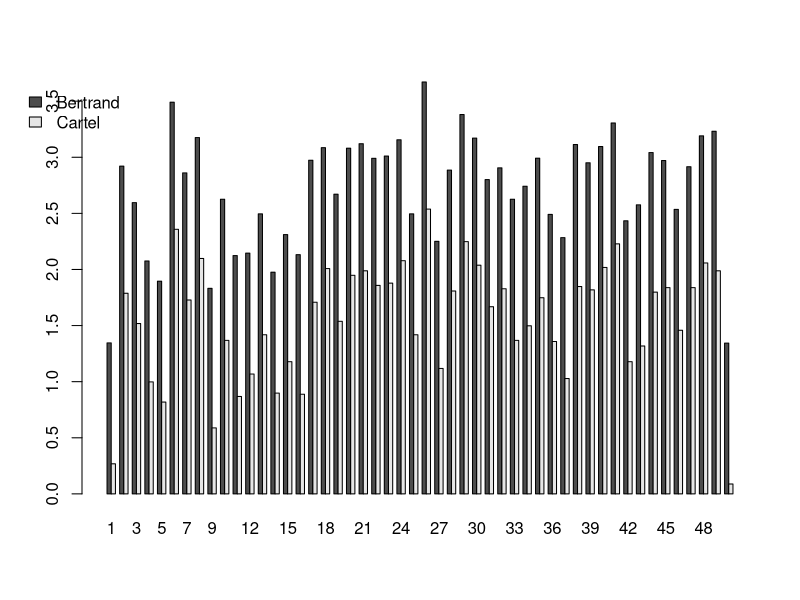

The R script that drew this image:
################################################
# Modelo Conduta -- Non-Nested Models
# Claudio R. Lucinda
# 2020
# FEA-USP
################################################

library(tidyverse)
library(AER)
library(readxl)
library(plm)

setwd("G:/Meu Drive/Aulas/GV/Curso de OI - Pós/Mini Curso USP/Topics_EIO/Conduta/Data")

# Dados da prova final de OI Emp?rica I

data<-read_xls("Cereal_Data.xls")

data2<-data[1:50,]

s0<-data$`Mkt Share`[51]

data2$brand<-substr(data2$Name,start=1,stop=2)

#Respostas dos itens da prova

data2$meanu<-log(data2$`Mkt Share`)-log(s0)

# OLS sem Brand FE

model01<-lm(meanu~`Avg Shelf Price`+Cals+Fat+Sugar+factor(Sgmnt), data=data2)
summary(model01)

# OLS com brand FE

model02<-lm(meanu~`Avg Shelf Price`+Cals+Fat+Sugar+factor(Sgmnt)+factor(brand), data=data2)
summary(model02)
coeftest(model02,vcov.=sandwich)

# IV. Eu n?o disse quais IV vcs tinham que usar na prova, isso era de prop?sito
# para voc?s lembrarem das minhas aulas.
# Aqui vamos criar os instrumentos BLP -- Poder?amos criar os BST, ou os GH.
# Fica um exerc?cio para o lar.

data2<-data2 %>%
  group_by(brand) %>%
  mutate(tot_Cals=sum(Cals)) %>%
  mutate(BLP_Cals=tot_Cals-Cals)

data2<-data2 %>%
  group_by(brand) %>%
  mutate(tot_Fat=sum(Fat)) %>%
  mutate(BLP_Fat=tot_Fat-Fat)

data2<-data2 %>%
  group_by(brand) %>%
  mutate(tot_Sugar=sum(Sugar)) %>%
  mutate(BLP_Sugar=tot_Sugar-Sugar)

data2$temp<-1

data2<-data2 %>%
  group_by(temp) %>%
  mutate(o_tot_Cals=sum(Cals)) %>%
  mutate(BLP2_Cals=o_tot_Cals-tot_Cals)

data2<-data2 %>%
  group_by(temp) %>%
  mutate(o_tot_Fat=sum(Fat)) %>%
  mutate(BLP2_Fat=o_tot_Fat-tot_Fat)

data2<-data2 %>%
  group_by(temp) %>%
  mutate(o_tot_Sugar=sum(Sugar)) %>%
  mutate(BLP2_Sugar=o_tot_Sugar-tot_Sugar)


######################################
# IV Regression
######################################

model03<-ivreg(meanu~`Avg Shelf Price`+Cals+Fat+Sugar+factor(Sgmnt) | 
                 Cals+Fat+Sugar+factor(Sgmnt)+BLP_Cals+BLP_Fat+BLP_Sugar +
                 BLP2_Cals+BLP2_Fat+BLP2_Sugar, data=data2)
summary(model03, vcov = sandwich, diagnostics = TRUE)

model04<-ivreg(meanu~`Avg Shelf Price`+Cals+Fat+Sugar+factor(Sgmnt)+factor(brand) | 
                 Cals+Fat+Sugar+factor(Sgmnt)+factor(brand)+BLP_Cals+BLP_Fat+BLP_Sugar +
                 BLP2_Cals+BLP2_Fat+BLP2_Sugar, data=data2)
summary(model04, diagnostics = TRUE)

# Efeitos Marginais - Vai ser importante pro nosso exerc?cio

qtdvec<-as.numeric(data2$`Mkt Share`)*1e4
sharevec<-as.numeric(data2$`Mkt Share`)/100
pricevec<-as.numeric(data2$`Avg Shelf Price`)
beta_coeff<-model04$coefficients["`Avg Shelf Price`"]

elast_mat<-matrix(-beta_coeff*sharevec*pricevec,nrow=length(sharevec), ncol=length(sharevec), byrow=TRUE)
elast_mat<-elast_mat + diag(beta_coeff*pricevec)


mgeff_mat<--beta_coeff*(sharevec %*% t(sharevec))
mgeff_mat<- (mgeff_mat+diag(beta_coeff*sharevec)) * 1e6


dum_brand<-model.matrix(~brand-1, data=data2)
omega<-dum_brand %*% t(dum_brand)

###############################################
# Calculando os custos marginais
###############################################
# Betrand Multiproduto
###############################################


m01<-(-solve(t(mgeff_mat)*omega)) %*% (qtdvec)
cmg01<-(pricevec-m01)

###############################################
# Cartel
###############################################

omega_cartel<-matrix(1,nrow=50,ncol=50)

m_c01<-(-solve(t(mgeff_mat)*omega_cartel)) %*% (qtdvec)
cmg_c01<-(pricevec-m_c01)


################################################
# Apresentando Graficamente
################################################
# Custos marginais
################################################

mat<-t(cbind(cmg01,cmg_c01))
rownames(mat)<-c("Bertrand","Cartel")
barplot(mat, beside=TRUE, legend.text = c("Bertrand", "Cartel"), 
        args.legend = list(x="topleft", bty="n", inset=c(-.1,0)) )
